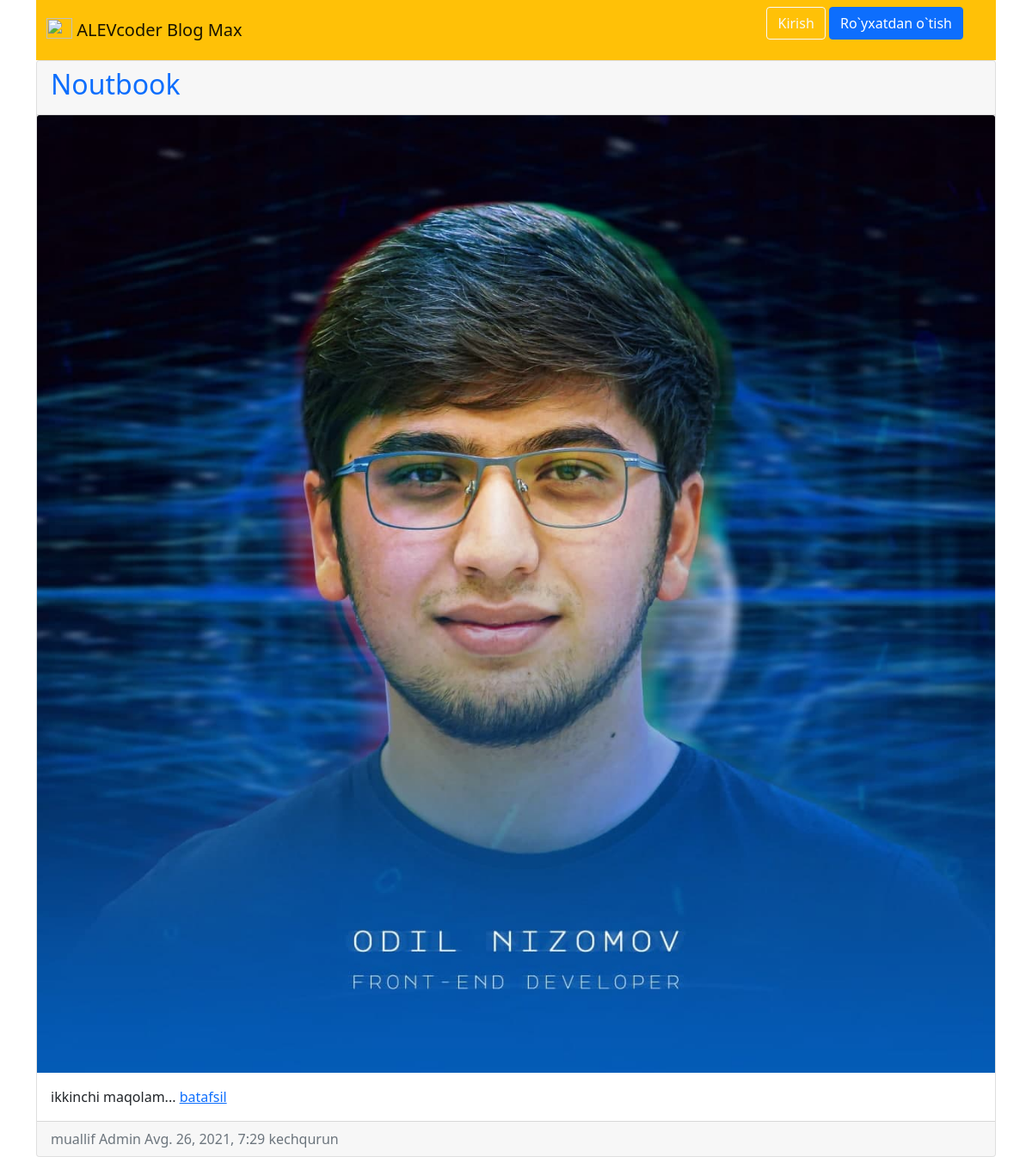
/posts/, run on the app's committed database.
### post/models.py (models this page shows, shortened)
class Post(models.Model):
    title = models.CharField(max_length=255)
    summary = models.CharField(max_length=255, blank=True)
    body = RichTextField()
    photo = models.ImageField(upload_to='post_images/', blank=True)
    date = models.DateTimeField(auto_now_add=True)
    author = models.ForeignKey(
        get_user_model(),
        on_delete=models.CASCADE,
    )

### accounts/models.py (models this page shows)
class CustomUser(AbstractUser):
    age = models.PositiveBigIntegerField(null=True, blank=True)

### post/views.py (the view)
# urls.py: path('', PostListView.as_view(), name='post_list'),
class PostListView(ListView):
    model = Post
    template_name = 'post_list.html'

### templates/post_list.html (shortened to what this page needs)
{% extends 'base.html' %}
{% block content %}
    {% for post in object_list %}
        <div class="card">
            <div class="card-header">
                <span class="font-weight-bold">
                    <a href="{% url 'post_detail' post.pk %}" style="text-decoration: none;">
                        <h2>{{ post.title }}</h2>
                    </a>
                </span>
            </div>
            {% if post.photo %}
                <img style="min-width: 500px; max-width: 100%" src="{{ post.photo.url }}" alt="alevcoder" class="card-img-top img-fluid">
            {% endif %}
            <div class="card-body">
                {{ post.summary }}...
                <a href="{% url 'post_detail' post.pk %}">batafsil</a>
            </div>
            <div class="card-footer text-left text-muted">
                <span class="text-muted">
                    muallif {{ post.author | title }} {{ post.date }}
                </span>
            </div>
        </div>
    {% endfor %}
{% endblock content %}

### templates/base.html (shortened to what this page needs)
{% load static %}
<!DOCTYPE html>
<html lang="en">
<head>
    <link href="https://cdn.jsdelivr.net/npm/bootstrap@5.1.0/dist/css/bootstrap.min.css" rel="stylesheet">
</head>
<body>
    <div class="container">
        <nav class="navbar navbar-expand-lg navbar-light bg-warning">
            <div class="container-fluid">
              <a class="navbar-brand" href="{% url 'home' %}">
                <img src="logo.png" alt="" width="30" height="24" class="d-inline-block align-text-top">
                ALEVcoder Blog Max
              </a>
              <div class="collapse navbar-collapse" id="navbarNavDropdown">
                    {% if user.is_authenticated %}
                        <ul class="navbar-nav" style="margin-left: 80%;">
                            <li class="nav-item dropdown">
                            <a class="nav-link dropdown-toggle" href="#" id="navbarDropdownMenuLink" role="button" data-bs-toggle="dropdown" aria-expanded="false">
                                {{ user.username | title }}
                            </a>
                            <ul class="dropdown-menu" aria-labelledby="navbarDropdownMenuLink">
                                <li><a class="dropdown-item" href="{% url 'post_new' %}">+ Yangi Post</a></li>
                                <li><a class="dropdown-item" href="{% url 'password_change' %}">Kalit so`zni almashtirish</a></li>
                                <li><a class="dropdown-item" href="{% url 'logout' %}">Chiqib ketish</a></li>
                            </ul>
                            </li>
                        </ul>
                    {% else %}
                        <form style="margin-left: 70%;" action="#" class="form-inline ml-avto">
                            <a href="{% url 'login' %}" class="btn btn-outline-light">Kirish</a>
                            <a href="{% url 'signup' %}" class="btn btn-primary ml-2">Ro`yxatdan o`tish</a>
                        </form>
                    {% endif %}
              </div>
            </div>
          </nav>
        <main>
            {% block content %}
            {% endblock content %}
        </main>
    </div>
</body>
</html>

### templates/base.html (style rules this page uses)
.container { width: 1140px; margin: 0 auto; position: relative; }

### data on the page
Post: title "Noutbook", photo (picture), summary "ikkinchi maqolam", author "Admin", date "Avg. 26, 2021, 7:29 kechqurun"
